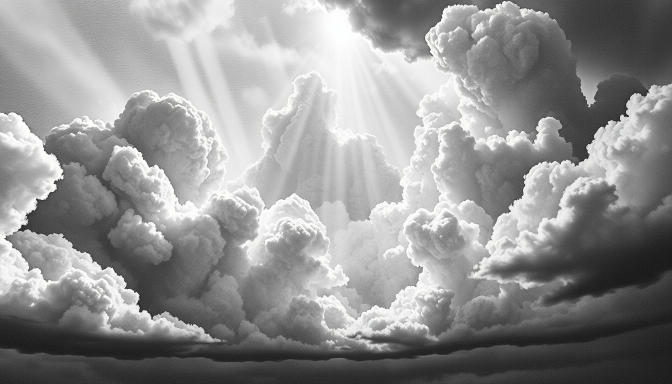
#> input picture UI Kit/art/title_bg/raw/sky_s22.png, 1344 x 768 px (shown at 1/2 size)
$ python build_r2.py
#> lines starting #> are read from the running program, lines starting #| are printed output that depends on the picture; after the words box and inside, x2 and y2 are one past the last pixel; in counts of white or black regions, pixels touching at a corner belong together; long printed decimals are rounded
"""Round 2: builds the title-page layers (1920x1080) from raw FLUX output + Pillow. Gold-ink palette. Out: layers/*.png, composite.png"""
import math, random, os
from PIL import Image, ImageFilter, ImageOps, ImageDraw, ImageChops
os.makedirs("layers", exist_ok=True)
W, H = 1920, 1080
K, D, G, G2, CR = "#0b0a09", "#1a1714", "#b8975a", "#d9b878", "#efe6cf"
HEAD = (1230, 285)   # where the deity's head ends up
def ramp(img, mid, hi): return ImageOps.colorize(ImageOps.autocontrast(img.convert("L")), K, mid, hi, midpoint=118)
def grad(w, h, fn): # vertical L gradient from fn(y/h)->0..255
    g = Image.linear_gradient("L").resize((w, h)); return g.point(lambda v: int(fn(v / 255)))
# 1 sky: dark, vignetted, one luminous source behind the head
sky = Image.open("raw/sky_s22.png").convert("L").resize((W + 120, H + 68), Image.LANCZOS).point(lambda v: int(v * 0.24))
sky = ramp(sky, "#2c261b", "#bda878").convert("RGB")
vig = Image.radial_gradient("L").resize((W + 120, H + 68)).point(lambda v: min(255, int(v * 1.5)))  # 0 centre .. 255 edge
sky = Image.composite(Image.new("RGB", sky.size, K), sky, vig.point(lambda v: int(v * 0.8)))
#> sky: PIL image 2040x1148 RGB
src = Image.new("L", sky.size, 0); sx, sy = HEAD[0] + 60, HEAD[1] + 34
#> after `src = Image.new('L', sky.size, 0)`: src: PIL image 2040x1148 L; every value is 0
ImageDraw.Draw(src).ellipse([sx - 170, sy - 170, sx + 170, sy + 170], fill=255)
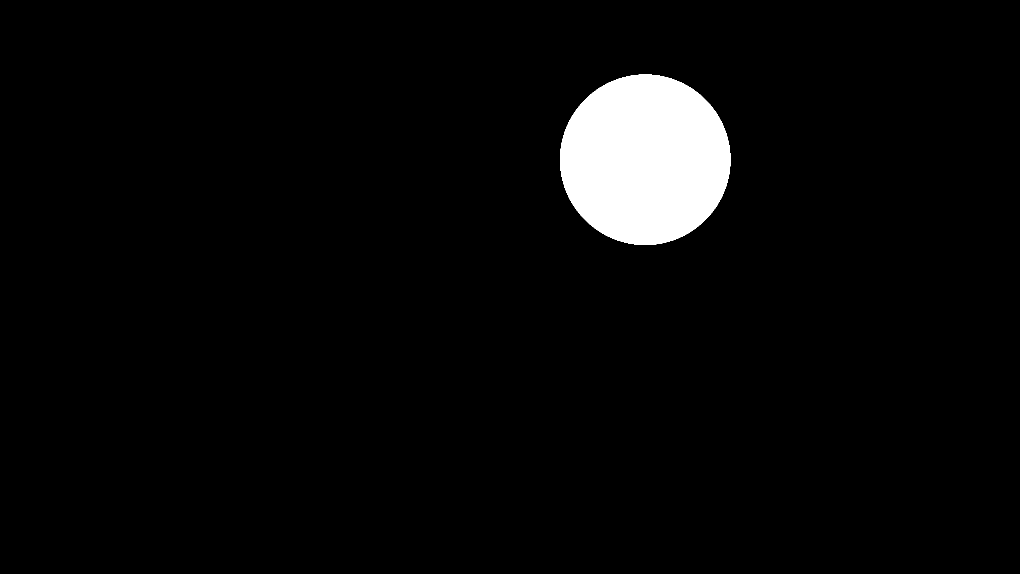
#> src: PIL image 2040x1148 L (shown at 1/2 size); 3.9% white; 1 white region, box (x1, y1, x2, y2) and area: (1120, 149, 1461, 490) 91265
src = src.filter(ImageFilter.GaussianBlur(110))
sky = Image.composite(Image.new("RGB", sky.size, CR), sky, src.point(lambda v: int(v * 0.7)))
sky.save("layers/sky.png")
# 2 god rays (rotate in UI around the head)
S = 1400; ray = Image.new("L", (S, S), 0); d = ImageDraw.Draw(ray); random.seed(9)
#> after `ray = Image.new('L', (S, S), 0)`: ray: PIL image 1400x1400 L; every value is 0
for i in range(40):
    a = random.uniform(0, 2 * math.pi); wd = random.uniform(0.008, 0.04); v = random.randint(60, 200)
    d.polygon([(S / 2, S / 2), (S / 2 + S * math.cos(a - wd), S / 2 + S * math.sin(a - wd)), (S / 2 + S * math.cos(a + wd), S / 2 + S * math.sin(a + wd))], fill=v)
ray = ImageChops.multiply(ray.filter(ImageFilter.GaussianBlur(10)), ImageOps.invert(Image.radial_gradient("L").resize((S, S))).point(lambda v: min(255, int(v * 1.5))))
r = Image.new("RGBA", (S, S), G2); r.putalpha(ray.point(lambda v: int(v * 0.75))); r.save("layers/rays.png")
# 3 figure: faceless (face painted to a void), rotated so the reaching arm lowers toward the traveller, rim lit, translucent
f = Image.open("raw/fig3_s70.png").convert("L")
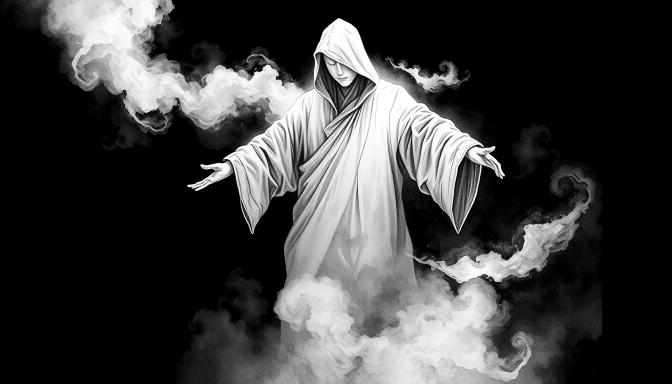
#> input picture UI Kit/art/raw/fig3_s70.png, 1344 x 768 px, found by its file name (shown at 1/2 size)
void = Image.new("L", f.size, 0); ImageDraw.Draw(void).ellipse([649, 94, 721, 186], fill=255); void = void.filter(ImageFilter.GaussianBlur(7)); void = void.point(lambda v: min(255, v * 2))
#> after `void = Image.new('L', f.size, 0)`: void: PIL image 1344x768 L; every value is 0
#> after `ImageDraw.Draw(void).ellipse([649, 94, 721, 186], fill=255)`: void: PIL image 1344x768 L; 0.52% white; 1 white region, box (x1, y1, x2, y2) and area: (649, 94, 722, 187) 5321
f = ImageChops.multiply(f, ImageOps.invert(void.point(lambda v: int(v * 0.97))))
HS = (685, 140); HAND = (410, 360)  # head centre in the source
TH, SC = 17, 1.6
clr = Image.new('L', f.size, 255); ImageDraw.Draw(clr).rectangle([0, 0, 520, 300], fill=0); ImageDraw.Draw(clr).rectangle([1180, 0, 1344, 330], fill=0); ImageDraw.Draw(clr).rectangle([0, 600, 150, 768], fill=0)
#> after `clr = Image.new('L', f.size, 255)`: clr: PIL image 1344x768 L; every value is 255
#> after `ImageDraw.Draw(clr).rectangle([0, 0, 520, 300], fill=0)`: clr: PIL image 1344x768 L; 84.8% white; 1 black region, box (x1, y1, x2, y2) and area: (0, 0, 521, 301) 156821
#> after `ImageDraw.Draw(clr).rectangle([1180, 0, 1344, 330], fill=0)`: clr: PIL image 1344x768 L; 79.5% white; 2 black regions, box (x1, y1, x2, y2) and area: (0, 0, 521, 301) 156821, (1180, 0, 1344, 331) 54284
#> after `ImageDraw.Draw(clr).rectangle([0, 600, 150, 768], fill=0)`: clr: PIL image 1344x768 L; 77.1% white; 3 black regions, box (x1, y1, x2, y2) and area: (0, 0, 521, 301) 156821, (1180, 0, 1344, 331) 54284, (0, 600, 151, 768) 25368
m = ImageChops.multiply(f.point(lambda v: 255 if v > 22 else 0), clr.filter(ImageFilter.GaussianBlur(40)))
m = m.filter(ImageFilter.MaxFilter(7)).filter(ImageFilter.MinFilter(7)).filter(ImageFilter.GaussianBlur(1.5))
m = ImageChops.multiply(m.filter(ImageFilter.GaussianBlur(3)), grad(*f.size, lambda t: 255 * (1 - 0.35 * t) if t < .75 else 255 * (1 - 0.35 * t) * (1 - (t - .75) * 2.2)))  # lower body thins out
body = ramp(f.point(lambda v: min(255, int(v * 1.1))), "#a48f62", CR).convert("RGBA")
rim = ImageChops.subtract(m, m.filter(ImageFilter.MinFilter(13)).filter(ImageFilter.GaussianBlur(4))).point(lambda v: int(v * 0.35))
rimc = Image.new("RGBA", f.size, CR); rimc.putalpha(rim)
body.putalpha(m.point(lambda v: int(v * 0.97))); body.alpha_composite(rimc)
halo = m.filter(ImageFilter.MaxFilter(61)).filter(ImageFilter.GaussianBlur(70)).point(lambda v: int(v * 0.5))
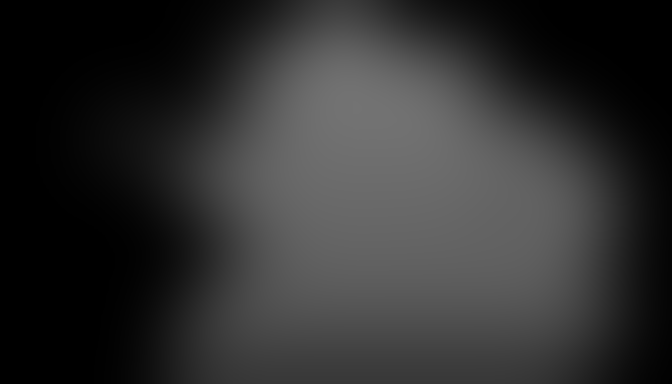
#> halo: PIL image 1344x768 L (shown at 1/2 size); min 0, max 115, mean 47.2
fog = Image.new("RGBA", f.size, CR); fog.putalpha(halo); fog.alpha_composite(body)
fog = fog.resize((int(f.size[0] * SC), int(f.size[1] * SC)), Image.LANCZOS)
#> fog: PIL image 2150x1228 RGBA
pivot = (HS[0] * SC, HS[1] * SC)
fog = fog.rotate(TH, resample=Image.BICUBIC, center=pivot, translate=(0, 0))
fig = Image.new("RGBA", (W, H), (0, 0, 0, 0)); fig.paste(fog, (int(HEAD[0] - pivot[0]), int(HEAD[1] - pivot[1])), fog)
#> after `fig = Image.new('RGBA', (W, H), (0, 0, 0, 0))`: fig: PIL image 1920x1080 RGBA; every value is 0
#> after `fig.paste(fog, (int(HEAD[0] - pivot[0]), int(HEAD[1] - pivot[1])), fog`:
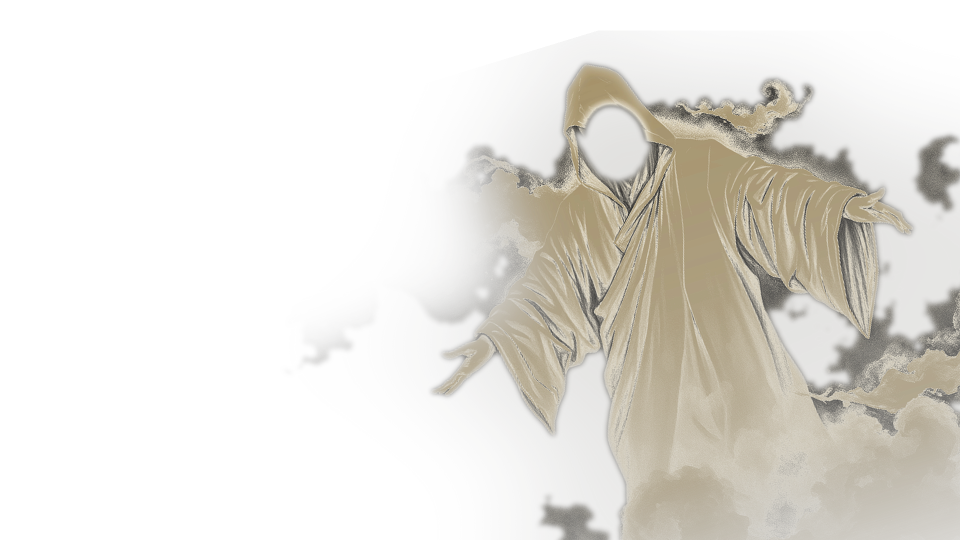
#> fig: PIL image 1920x1080 RGBA (shown at 1/2 size); mean R, G, B, A 59.6, 55.6, 46.4, 59.5; transparent parts drawn white
fig.save("layers/figure.png")
th = math.radians(TH); hx, hy = (HAND[0] - HS[0]) * SC, (HAND[1] - HS[1]) * SC
#> after `th = math.radians(TH)`: th = 0.297
print("left hand at", (HEAD[0] + hx * math.cos(th) + hy * math.sin(th)) / W, (HEAD[1] - hx * math.sin(th) + hy * math.cos(th)) / H)
#| left hand at 0.4751 0.6947
# 4 mist bands (wrap in x)
def band(seed, h, op):
#> called with seed = 1, h = 420, op = 1
    random.seed(seed); w = 2048; base = Image.new("L", (w, h), 0); dd = ImageDraw.Draw(base)
#> after `base = Image.new('L', (w, h), 0)`: base: PIL image 2048x420 L; every value is 0
    for _ in range(60):
        x = random.randint(0, w); y = random.randint(h // 4, 3 * h // 4); rx = random.randint(150, 420); ry = random.randint(20, h // 3)
        for dx in (-w, 0, w): dd.ellipse([x - rx + dx, y - ry, x + rx + dx, y + ry], fill=random.randint(40, 120))
    base = base.filter(ImageFilter.GaussianBlur(45)); base = ImageChops.multiply(base, grad(w, h, lambda t: 255 * math.sin(math.pi * t)))
#> call 2 of grad, with w = 2048, h = 420
#> in grad (call 2), `g = Image.linear_gradient('L').resize((w, h))`:
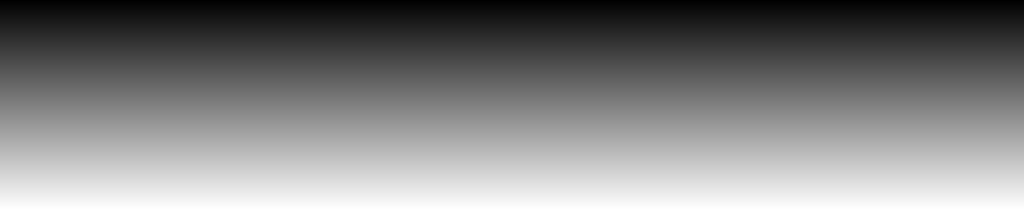
#> g: PIL image 2048x420 L (shown at 1/2 size); min 0, max 255, mean 127.5
#> in grad (call 2), `return g.point(lambda v: int(fn(v / 255)))`:
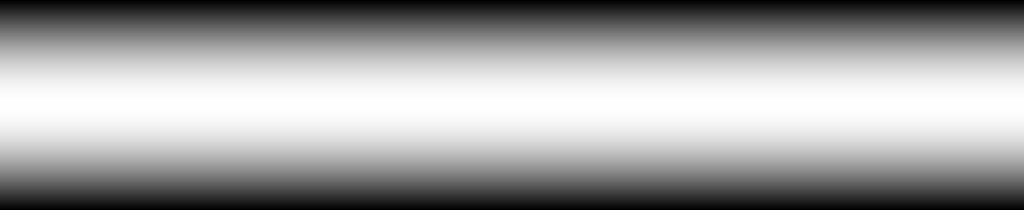
#> returned value: PIL image 2048x420 L (shown at 1/2 size); min 0, max 254, mean 161.2
#> after `base = ImageChops.multiply(base, grad(w, h, lambda t: 255 * math.sin(m`:
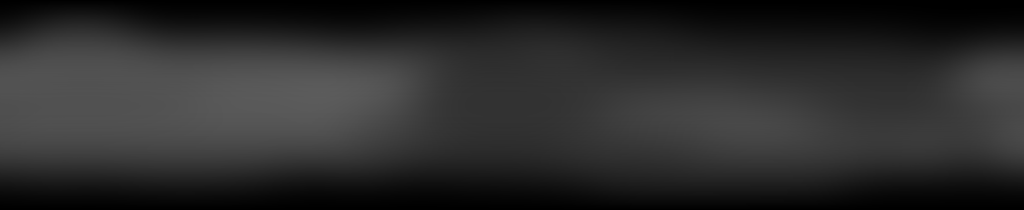
#> base: PIL image 2048x420 L (shown at 1/2 size); min 0, max 92, mean 43.1
    im = Image.new("RGBA", (w, h), CR); im.putalpha(base.point(lambda v: min(255, int(v * op)))); return im
band(1, 420, 1.0).save("layers/mist_far.png"); band(2, 420, 1.5).save("layers/mist_near.png")
#> the loop in band (call 2), `for _ in range(60):` made 60 passes
#> (x, y, rx, ry) on passes 1 to 12: (231, 128, 193, 66), (869, 260, 168, 94), (1523, 244, 377, 84), (1491, 224, 313, 136), (673, 248, 240, 50), (1331, 149, 219, 85), (744, 219, 362, 114), (1449, 197, 378, 40), (1023, 230, 292, 138), (1449, 274, 382, 135), (1870, 229, 263, 140), (1098, 302, 395, 59)
# 5 ground: foggy rooftops far below, fading into the sky mist
#> (the run stopped early here; a loop or call above may not have finished)
